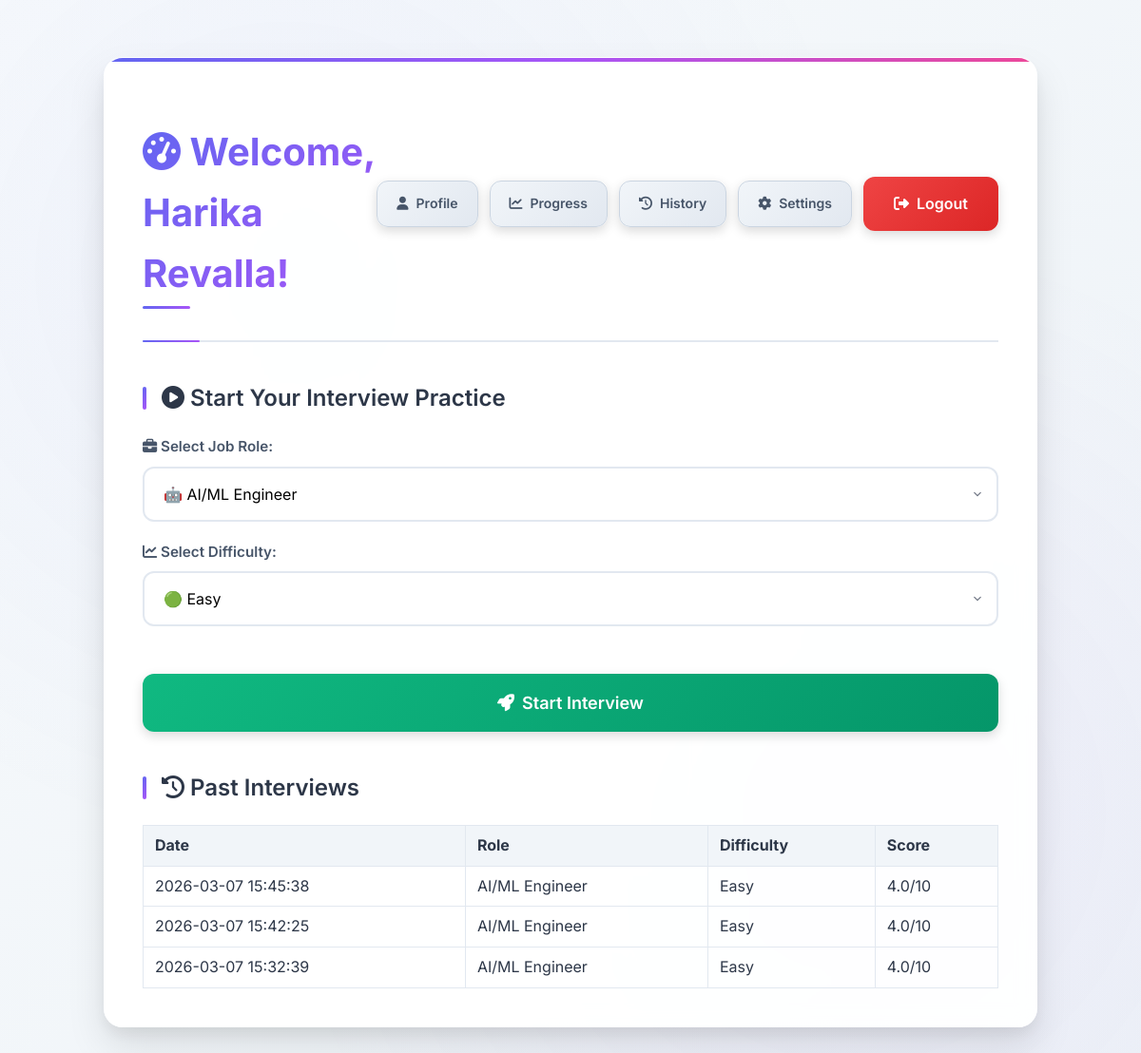
/dashboard (signed in), run on the app's committed database.
### tables this page shows
CREATE TABLE users (
            id INTEGER PRIMARY KEY AUTOINCREMENT,
            name TEXT NOT NULL,
            email TEXT UNIQUE NOT NULL,
            password_hash TEXT NOT NULL,
            created_at DATETIME DEFAULT CURRENT_TIMESTAMP
        );

CREATE TABLE interviews (
            id INTEGER PRIMARY KEY AUTOINCREMENT,
            user_id INTEGER NOT NULL,
            role TEXT NOT NULL,
            difficulty TEXT NOT NULL,
            timestamp DATETIME DEFAULT CURRENT_TIMESTAMP,
            questions TEXT,
            answers TEXT,
            scores TEXT,
            feedback TEXT,
            overall_score REAL,
            FOREIGN KEY(user_id) REFERENCES users(id)
        );

### app.py (the view)
@app.route('/dashboard')
@login_required
def dashboard():
    history = database.get_interviews(current_user.id)
    return render_template('dashboard.html', name=current_user.name, history=history)

### app.py (called while the page is built)
@login_manager.user_loader
def load_user(user_id):
    try:
        row = database.get_user_by_id(int(user_id))
    except Exception:
        return None
    if row:
        return User(row['id'], row['name'], row['email'], row['password_hash'])
    return None

### database.py (called while the page is built)
def get_db():
    conn = sqlite3.connect(DB_PATH)
    conn.row_factory = sqlite3.Row
    return conn

def get_user_by_id(user_id: int):
    conn = get_db()
    c = conn.cursor()
    c.execute('SELECT * FROM users WHERE id = ?', (user_id,))
    return c.fetchone()

def get_interviews(user_id: int):
    conn = get_db()
    c = conn.cursor()
    c.execute('SELECT * FROM interviews WHERE user_id = ? ORDER BY timestamp DESC', (user_id,))
    return c.fetchall()

### templates/dashboard.html (shortened to what this page needs)
<!DOCTYPE html>
<html lang="en">
<head>
    <link rel="stylesheet" href="{{ url_for('static', filename='style.css') }}">
    <link rel="stylesheet" href="https://cdnjs.cloudflare.com/ajax/libs/font-awesome/6.4.0/css/all.min.css">
</head>
<body>
    <div class="container">
        <header>
            <h1><i class="fas fa-tachometer-alt"></i> Welcome, {{ name }}!</h1>
            <nav class="nav-links">
                <a href="{{ url_for('profile') }}" class="btn nav-btn">
                    <i class="fas fa-user"></i> Profile
                </a>
                <a href="{{ url_for('view_progress') }}" class="btn nav-btn">
                    <i class="fas fa-chart-line"></i> Progress
                </a>
                <a href="{{ url_for('interview_history') }}" class="btn nav-btn">
                    <i class="fas fa-history"></i> History
                </a>
                <a href="{{ url_for('account_settings') }}" class="btn nav-btn">
                    <i class="fas fa-cog"></i> Settings
                </a>
                <a href="{{ url_for('logout') }}" class="btn logout-btn">
                    <i class="fas fa-sign-out-alt"></i> Logout
                </a>
            </nav>
        </header>
        <h2><i class="fas fa-play-circle"></i> Start Your Interview Practice</h2>
        <form method="POST" action="{{ url_for('start_interview') }}">
            <div class="form-group">
                <label for="role"><i class="fas fa-briefcase"></i> Select Job Role:</label>
                <select id="role" name="role" required>
                    <option value="AI/ML Engineer">🤖 AI/ML Engineer</option>
                </select>
            </div>
            <div class="form-group">
                <label for="difficulty"><i class="fas fa-chart-line"></i> Select Difficulty:</label>
                <select id="difficulty" name="difficulty" required>
                    <option value="Easy">🟢 Easy</option>
                </select>
            </div>
            <button type="submit" class="btn start-btn">
                <i class="fas fa-rocket"></i> Start Interview
            </button>
        </form>
        {% if history %}
            <h2><i class="fas fa-history"></i> Past Interviews</h2>
            <table class="history-table">
                <tr>
                    <th>Date</th>
                    <th>Role</th>
                    <th>Difficulty</th>
                    <th>Score</th>
                </tr>
                {% for item in history %}
                    <tr>
                        <td>{{ item.timestamp }}</td>
                        <td>{{ item.role }}</td>
                        <td>{{ item.difficulty }}</td>
                        <td>{{ "%.1f"|format(item.overall_score) }}/10</td>
                    </tr>
                {% endfor %}
            </table>
        {% endif %}
    </div>
</body>
</html>

### static/style.css (style rules this page uses)
body { font-family: 'Inter', 'Segoe UI', Tahoma, Geneva, Verdana, sans-serif; line-height: 1.6; color: #2d3748; background: linear-gradient(135deg, #f7fafc 0%, #edf2f7 100%); min-height: 100vh; margin: 0; padding: 0; position: relative; }
body::before { content: ''; position: fixed; top: 0; left: 0; width: 100%; height: 100%; background-image: radial-gradient(circle at 25% 25%, rgba(99, 102, 241, 0.05) 0%, transparent 50%), radial-gradient(circle at 75% 75%, rgba(168, 85, 247, 0.05) 0%, transparent 50%); pointer-events: none; z-index: -1; }
.container { max-width: 900px; margin: 0 auto; padding: 40px; background: rgba(255, 255, 255, 0.95); backdrop-filter: blur(10px); border-radius: 20px; box-shadow: 0 20px 40px rgba(0, 0, 0, 0.1), 0 8px 16px rgba(0, 0, 0, 0.06), inset 0 1px 0 rgba(255, 255, 255, 0.8); margin-top: 60px; margin-bottom: 60px; border: 1px solid rgba(255, 255, 255, 0.2); position: relative; overflow: hidden; }
.container::before { content: ''; position: absolute; top: 0; left: 0; right: 0; height: 4px; background: linear-gradient(90deg, #6366f1, #a855f7, #ec4899); }
header { display: flex; justify-content: space-between; align-items: center; margin-bottom: 40px; border-bottom: 2px solid #e2e8f0; padding-bottom: 30px; position: relative; }
header::after { content: ''; position: absolute; bottom: -2px; left: 0; width: 60px; height: 2px; background: linear-gradient(90deg, #6366f1, #a855f7); border-radius: 1px; }
h1 { color: #1a202c; margin-bottom: 8px; font-weight: 700; font-size: 2.5rem; background: linear-gradient(135deg, #6366f1, #a855f7); -webkit-background-clip: text; -webkit-text-fill-color: transparent; background-clip: text; position: relative; }
h1::after { content: ''; position: absolute; bottom: -5px; left: 0; width: 50px; height: 3px; background: linear-gradient(90deg, #6366f1, #a855f7); border-radius: 2px; }
h2 { color: #2d3748; margin-top: 40px; margin-bottom: 20px; font-weight: 600; font-size: 1.5rem; position: relative; padding-left: 20px; }
h2::before { content: ''; position: absolute; left: 0; top: 50%; transform: translateY(-50%); width: 4px; height: 24px; background: linear-gradient(135deg, #6366f1, #a855f7); border-radius: 2px; }
.form-group { margin-bottom: 25px; position: relative; }
label { display: block; margin-bottom: 8px; font-weight: 600; color: #4a5568; font-size: 0.95rem; transition: color 0.3s ease; }
input[type="text"], input[type="email"], input[type="password"], select, textarea { width: 100%; padding: 16px 20px; border: 2px solid #e2e8f0; border-radius: 12px; font-size: 16px; font-family: inherit; transition: all 0.3s ease; background: #ffffff; box-sizing: border-box; position: relative; }
select { cursor: pointer; background-position: right 12px center; background-repeat: no-repeat; background-size: 16px; padding-right: 40px; appearance: none; }
.btn { display: inline-flex; align-items: center; justify-content: center; gap: 8px; padding: 16px 32px; border: none; border-radius: 12px; font-size: 16px; font-weight: 600; font-family: inherit; cursor: pointer; text-decoration: none; transition: all 0.3s ease; position: relative; overflow: hidden; box-shadow: 0 4px 12px rgba(0, 0, 0, 0.15); }
.btn::before { content: ''; position: absolute; top: 0; left: -100%; width: 100%; height: 100%; background: linear-gradient(90deg, transparent, rgba(255, 255, 255, 0.2), transparent); transition: left 0.5s ease; }
.logout-btn { background: linear-gradient(135deg, #ef4444 0%, #dc2626 100%); color: white; }
.start-btn { background: linear-gradient(135deg, #10b981 0%, #059669 100%); color: white; width: 100%; margin-top: 30px; font-size: 18px; padding: 20px; }
.nav-links { display: flex; gap: 12px; align-items: center; }
.nav-btn { background: linear-gradient(135deg, #f1f5f9 0%, #e2e8f0 100%); color: #475569; border: 1px solid #cbd5e1; padding: 12px 20px; font-size: 14px; }
\n.history-table th, .history-table td { \n padding: 8px 12px;\n border: 1px solid #e2e8f0;\n }
.history-table { width: 100%; border-collapse: collapse; margin-top: 20px; }
.history-table th, .history-table td { padding: 8px 12px; border: 1px solid #e2e8f0; }
.history-table th { background: #f1f5f9; text-align: left; }
.form-group { margin-bottom: 20px; }
.form-group label { display: block; margin-bottom: 8px; font-weight: 600; color: #475569; }

### data on the page
users: name "Harika Revalla"
interviews: timestamp "2026-03-07 15:45:38", role "AI/ML Engineer", difficulty "Easy", overall_score "4.0"
interviews: timestamp "2026-03-07 15:42:25", role "AI/ML Engineer", difficulty "Easy", overall_score "4.0"
interviews: timestamp "2026-03-07 15:32:39", role "AI/ML Engineer", difficulty "Easy", overall_score "4.0"
